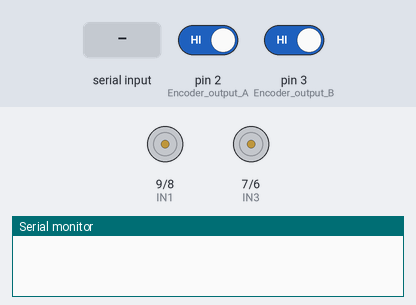
Recording of a sketch running on a simulated Arduino Uno, built with avr-gcc and run on an emulated ATmega328P. Shown: motor-driver pin pairs drawn as motors (green arrow = first pin HIGH = forward, orange = second pin HIGH = backward, longer = more drive, scaled by the enable pin), the last lines printed to the serial monitor. The test bench sets the inputs (shaded band); at power-on: pin 2 (Encoder_output_A) HIGH, pin 3 (Encoder_output_B) HIGH.

Above: at 0.05 s.
At 1.2 s:
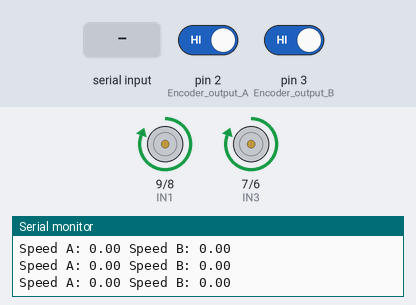
1.3 s: "s" received over Serial
At 2.0 s:
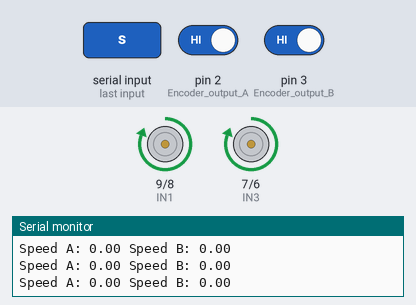
Timing chart, 0 to 4.3 s (numbered marks = the images above; inputs shaded):
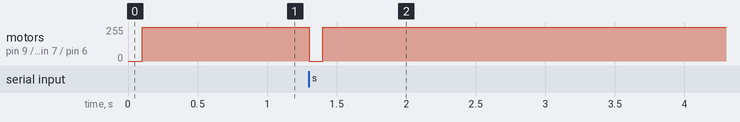

The sketch:

motor_callibration.ino
```cpp
#define Encoder_output_A 2 // pin2 of the Arduino
#define Encoder_output_B 3 // pin 3 of the Arduino

int ENA = 10; // Enable pin for motor A (connected to PWM pin)
int ENB = 11; // Enable pin for motor B (connected to PWM pin)
int IN1 = 9;  // Control pin 1 for motor A
int IN2 = 8;  // Control pin 2 for motor A
int IN3 = 7;  // Control pin 1 for motor B
int IN4 = 6;  // Control pin 2 for motor B

volatile int Count_pulses_A = 0;
volatile int Count_pulses_B = 0;

unsigned long last_time = 0;
float speed_A = 0;
float speed_B = 0;
float target_speed = 100; // 목표 속도 (임의의 값)
float kp = 1.0, ki = 0.5, kd = 0.1;
float error_A = 0, error_B = 0;
float integral_A = 0, integral_B = 0;
float derivative_A = 0, derivative_B = 0;
float last_error_A = 0, last_error_B = 0;

void setup() {
  Serial.begin(9600); // activates the serial communication
  pinMode(Encoder_output_A, INPUT); // sets the Encoder_output_A pin as the input
  pinMode(Encoder_output_B, INPUT); // sets the Encoder_output_B pin as the input
  attachInterrupt(digitalPinToInterrupt(Encoder_output_A), DC_Motor_Encoder_A, RISING);
  attachInterrupt(digitalPinToInterrupt(Encoder_output_B), DC_Motor_Encoder_B, RISING);

  pinMode(ENA, OUTPUT);
  pinMode(IN1, OUTPUT);
  pinMode(IN2, OUTPUT);

  pinMode(ENB, OUTPUT);
  pinMode(IN3, OUTPUT);
  pinMode(IN4, OUTPUT);
}

void loop() {
  unsigned long current_time = millis();
  if (current_time - last_time >= 100) { // 100ms마다 속도 계산 및 제어
    // Calculate speed
    speed_A = Count_pulses_A / 100.0;
    speed_B = Count_pulses_B / 100.0;

    // Reset pulse counts
    Count_pulses_A = 0;
    Count_pulses_B = 0;

    // PID Control for motor A
    error_A = target_speed - speed_A;
    integral_A += error_A * (current_time - last_time);
    derivative_A = (error_A - last_error_A) / (current_time - last_time);
    float output_A = kp * error_A + ki * integral_A + kd * derivative_A;
    last_error_A = error_A;

    // PID Control for motor B
    error_B = target_speed - speed_B;
    integral_B += error_B * (current_time - last_time);
    derivative_B = (error_B - last_error_B) / (current_time - last_time);
    float output_B = kp * error_B + ki * integral_B + kd * derivative_B;
    last_error_B = error_B;

    // Update motor speeds
    analogWrite(ENA, constrain(output_A, 0, 255));
    digitalWrite(IN1, HIGH);
    digitalWrite(IN2, LOW);

    analogWrite(ENB, constrain(output_B, 0, 255));
    digitalWrite(IN3, HIGH);
    digitalWrite(IN4, LOW);

    // Print speeds for debugging
    Serial.print("Speed A: ");
    Serial.print(speed_A);
    Serial.print(" Speed B: ");
    Serial.println(speed_B);

    last_time = current_time;
  }

  if (Serial.available() > 0) {
    char c = Serial.read();
    if (c == 's') {
      analogWrite(ENA, 0);
      analogWrite(ENB, 0);
      digitalWrite(IN1, LOW);
      digitalWrite(IN2, LOW);
      digitalWrite(IN3, LOW);
      digitalWrite(IN4, LOW);
    }
  }
}

void DC_Motor_Encoder_A() {
  Count_pulses_A++;
}

void DC_Motor_Encoder_B() {
  Count_pulses_B++;
}
```

Measured:
- after the input at 1.3 s, motor on pin 9 (IN1) / pin 8 (IN2), motor on pin 7 (IN3) / pin 6 (IN4): forward 255/255 → stopped at once, → forward 255/255 0.10 s later
